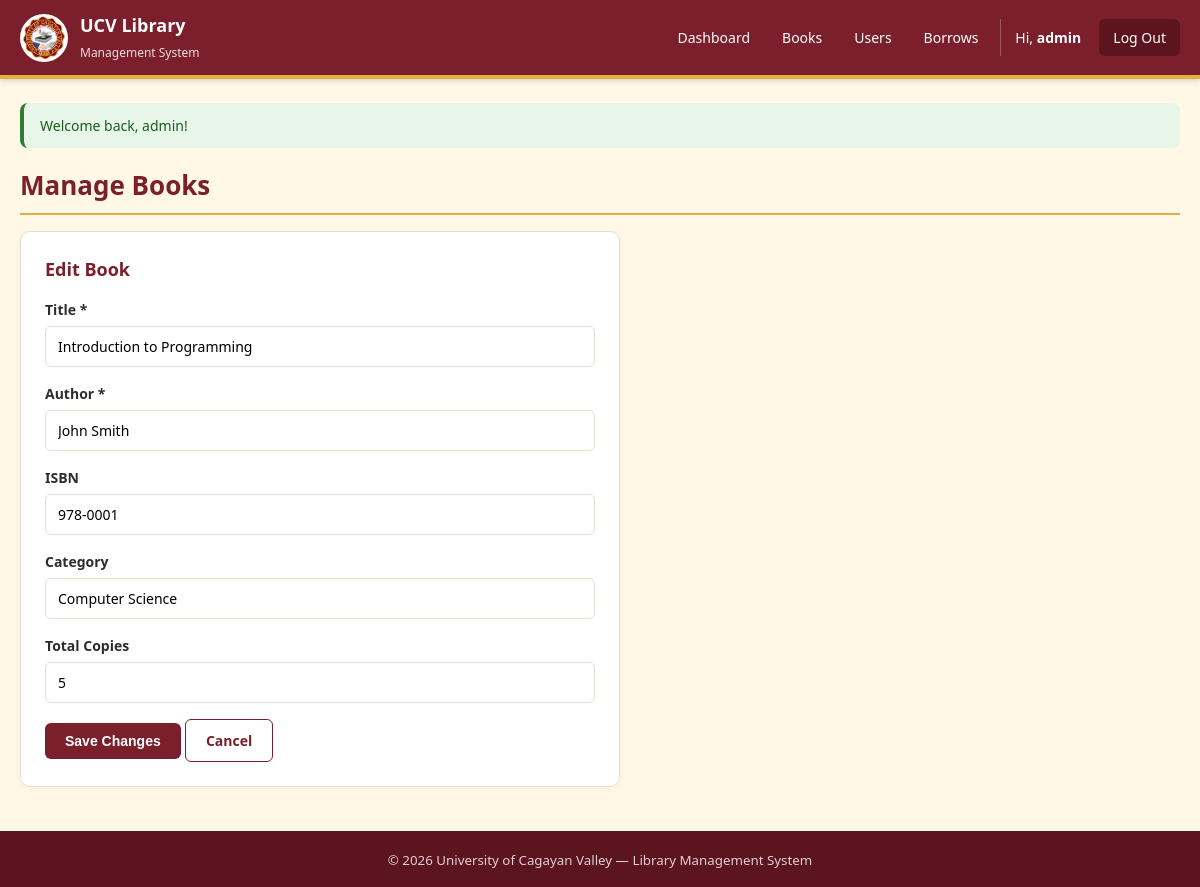
The app's page /admin/books.php?action=edit&id=1 (signed in) with its own data.
### tables this page shows
CREATE TABLE `books` (
  `id` int(11) NOT NULL,
  `title` varchar(200) NOT NULL,
  `author` varchar(150) NOT NULL,
  `isbn` varchar(20) DEFAULT NULL,
  `category` varchar(50) DEFAULT NULL,
  `total_copies` int(11) NOT NULL DEFAULT 1,
  `available_copies` int(11) NOT NULL DEFAULT 1,
  `created_at` timestamp NOT NULL DEFAULT current_timestamp()
);

### includes/auth.php (called while the page is built, shortened)
<?php
function e($value) {
    return htmlspecialchars((string)$value, ENT_QUOTES, 'UTF-8');
}
?>

### admin/books.php (the view, shortened to what this page needs)
<?php
require_once __DIR__ . '/../config/database.php';
require_once __DIR__ . '/../includes/auth.php';
$action = $_GET['action'] ?? 'list';
$edit_book = null;
if ($action === 'edit' && isset($_GET['id'])) {
    $id = (int)$_GET['id'];
    $stmt = mysqli_prepare($conn, "SELECT * FROM books WHERE id = ?");
    mysqli_stmt_bind_param($stmt, 'i', $id);
    mysqli_stmt_execute($stmt);
    $edit_book = mysqli_fetch_assoc(mysqli_stmt_get_result($stmt));
}
include __DIR__ . '/../includes/header.php';
?>
<h1 class="page-title">Manage Books</h1>
<?php if ($action === 'add' || $action === 'edit'): ?>
    <div class="card" style="max-width:600px;">
        <h2 class="card-title"><?php echo $action === 'edit' ? 'Edit Book' : 'Add New Book'; ?></h2>
        <form method="post" action="books.php">
            <div class="form-group">
                <label>Title *</label>
                <input type="text" name="title" required
                       value="<?php echo e($edit_book['title'] ?? ''); ?>">
            </div>
            <div class="form-group">
                <label>Author *</label>
                <input type="text" name="author" required
                       value="<?php echo e($edit_book['author'] ?? ''); ?>">
            </div>
            <div class="form-group">
                <label>ISBN</label>
                <input type="text" name="isbn"
                       value="<?php echo e($edit_book['isbn'] ?? ''); ?>">
            </div>
            <div class="form-group">
                <label>Category</label>
                <input type="text" name="category"
                       value="<?php echo e($edit_book['category'] ?? ''); ?>">
            </div>
            <div class="form-group">
                <label>Total Copies</label>
                <input type="number" name="total_copies" min="1"
                       value="<?php echo (int)($edit_book['total_copies'] ?? 1); ?>">
            </div>
            <button type="submit" class="btn"><?php echo $action === 'edit' ? 'Save Changes' : 'Add Book'; ?></button>
            <a href="books.php" class="btn btn-outline">Cancel</a>
        </form>
    </div>
<?php endif; ?>
<?php include __DIR__ . '/../includes/footer.php'; ?>

### assets/style.css (style rules this page uses)
* { box-sizing: border-box; margin: 0; padding: 0; }
:root { --maroon: #7B1F2C; --maroon-dark: #5C141F; --maroon-light: #A23347; --gold: #E0B243; --gold-dark: #B8902F; --cream: #FFF8E7; --white: #FFFFFF; --text: #2D2D2D; --muted: #6B6B6B; --border: #E5DFD0; --success: #2E7D32; --danger: #C62828; --warning: #B8902F; --info: #1565C0; }
body { font-family: 'Segoe UI', Tahoma, Verdana, sans-serif; background: var(--cream); color: var(--text); min-height: 100vh; display: flex; flex-direction: column; line-height: 1.5; }
.page-title { color: var(--maroon); font-size: 26px; margin-bottom: 16px; border-bottom: 2px solid var(--gold); padding-bottom: 8px; }
.card { background: var(--white); border: 1px solid var(--border); border-radius: 10px; padding: 24px; box-shadow: 0 2px 6px rgba(0,0,0,0.04); margin-bottom: 20px; }
.card-title { color: var(--maroon); font-size: 18px; margin-bottom: 16px; }
.form-group { margin-bottom: 16px; }
.form-group label { display: block; font-size: 14px; font-weight: 600; color: var(--text); margin-bottom: 6px; }
.form-group input, .form-group select, .form-group textarea { width: 100%; padding: 10px 12px; border: 1px solid var(--border); border-radius: 6px; font-size: 14px; font-family: inherit; background: var(--white); transition: border-color 0.2s, box-shadow 0.2s; }
.btn { display: inline-block; padding: 10px 20px; border: none; border-radius: 6px; background: var(--maroon); color: var(--white); font-size: 14px; font-weight: 600; cursor: pointer; text-decoration: none; transition: background 0.2s, transform 0.1s; }
.btn-outline { background: transparent; color: var(--maroon); border: 1px solid var(--maroon); }

### records on screen
books: title "Introduction to Programming", author "John Smith", isbn "978-0001", category "Computer Science", total_copies "5"

### other values on screen
$_SESSION['full_name'] "admin"
$flash['message'] "Welcome back, admin!"
